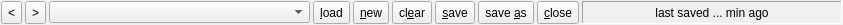
<?xml version="1.0" encoding="UTF-8"?>
<ui version="4.0">
 <class>xVDashboardToolBar</class>
 <widget class="QWidget" name="xVDashboardToolBar">
  <property name="geometry">
   <rect>
    <x>0</x>
    <y>0</y>
    <width>843</width>
    <height>25</height>
   </rect>
  </property>
  <property name="sizePolicy">
   <sizepolicy hsizetype="MinimumExpanding" vsizetype="Preferred">
    <horstretch>0</horstretch>
    <verstretch>0</verstretch>
   </sizepolicy>
  </property>
  <property name="maximumSize">
   <size>
    <width>16777215</width>
    <height>25</height>
   </size>
  </property>
  <property name="windowTitle">
   <string>Form</string>
  </property>
  <layout class="QHBoxLayout" name="horizontalLayout">
   <property name="spacing">
    <number>3</number>
   </property>
   <property name="leftMargin">
    <number>1</number>
   </property>
   <property name="topMargin">
    <number>1</number>
   </property>
   <property name="rightMargin">
    <number>1</number>
   </property>
   <property name="bottomMargin">
    <number>1</number>
   </property>
   <item>
    <widget class="QToolButton" name="pLeftTB">
     <property name="sizePolicy">
      <sizepolicy hsizetype="Fixed" vsizetype="MinimumExpanding">
       <horstretch>0</horstretch>
       <verstretch>0</verstretch>
      </sizepolicy>
     </property>
     <property name="text">
      <string>&lt;</string>
     </property>
    </widget>
   </item>
   <item>
    <widget class="QToolButton" name="pRightTB">
     <property name="sizePolicy">
      <sizepolicy hsizetype="Fixed" vsizetype="MinimumExpanding">
       <horstretch>0</horstretch>
       <verstretch>0</verstretch>
      </sizepolicy>
     </property>
     <property name="text">
      <string>&gt;</string>
     </property>
    </widget>
   </item>
   <item>
    <widget class="QComboBox" name="pDashboardCB">
     <property name="minimumSize">
      <size>
       <width>200</width>
       <height>0</height>
      </size>
     </property>
    </widget>
   </item>
   <item>
    <widget class="QToolButton" name="pLoadTB">
     <property name="sizePolicy">
      <sizepolicy hsizetype="Fixed" vsizetype="MinimumExpanding">
       <horstretch>0</horstretch>
       <verstretch>0</verstretch>
      </sizepolicy>
     </property>
     <property name="text">
      <string>&amp;load</string>
     </property>
    </widget>
   </item>
   <item>
    <widget class="QToolButton" name="pNewTB">
     <property name="sizePolicy">
      <sizepolicy hsizetype="Fixed" vsizetype="MinimumExpanding">
       <horstretch>0</horstretch>
       <verstretch>0</verstretch>
      </sizepolicy>
     </property>
     <property name="text">
      <string>&amp;new</string>
     </property>
    </widget>
   </item>
   <item>
    <widget class="QToolButton" name="pClearTB">
     <property name="sizePolicy">
      <sizepolicy hsizetype="Fixed" vsizetype="MinimumExpanding">
       <horstretch>0</horstretch>
       <verstretch>0</verstretch>
      </sizepolicy>
     </property>
     <property name="text">
      <string>cl&amp;ear</string>
     </property>
    </widget>
   </item>
   <item>
    <widget class="QToolButton" name="pSaveTB">
     <property name="sizePolicy">
      <sizepolicy hsizetype="Fixed" vsizetype="MinimumExpanding">
       <horstretch>0</horstretch>
       <verstretch>0</verstretch>
      </sizepolicy>
     </property>
     <property name="text">
      <string>&amp;save</string>
     </property>
    </widget>
   </item>
   <item>
    <widget class="QToolButton" name="pSavAsTB">
     <property name="sizePolicy">
      <sizepolicy hsizetype="Fixed" vsizetype="MinimumExpanding">
       <horstretch>0</horstretch>
       <verstretch>0</verstretch>
      </sizepolicy>
     </property>
     <property name="text">
      <string>save &amp;as</string>
     </property>
    </widget>
   </item>
   <item>
    <widget class="QToolButton" name="pCloseTB">
     <property name="sizePolicy">
      <sizepolicy hsizetype="Fixed" vsizetype="MinimumExpanding">
       <horstretch>0</horstretch>
       <verstretch>0</verstretch>
      </sizepolicy>
     </property>
     <property name="text">
      <string>&amp;close</string>
     </property>
    </widget>
   </item>
   <item>
    <widget class="QLabel" name="pInfoLab">
     <property name="frameShape">
      <enum>QFrame::Panel</enum>
     </property>
     <property name="frameShadow">
      <enum>QFrame::Sunken</enum>
     </property>
     <property name="text">
      <string>last saved ... min ago</string>
     </property>
     <property name="alignment">
      <set>Qt::AlignCenter</set>
     </property>
    </widget>
   </item>
  </layout>
 </widget>
 <tabstops>
  <tabstop>pLeftTB</tabstop>
  <tabstop>pRightTB</tabstop>
  <tabstop>pDashboardCB</tabstop>
  <tabstop>pNewTB</tabstop>
  <tabstop>pClearTB</tabstop>
  <tabstop>pSaveTB</tabstop>
  <tabstop>pSavAsTB</tabstop>
 </tabstops>
 <resources/>
 <connections/>
</ui>
